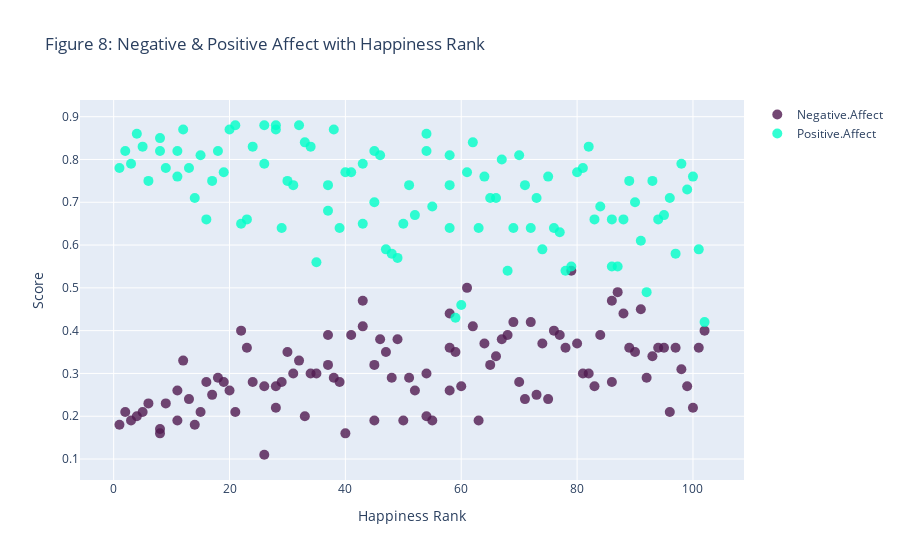

The notebook cell this image was saved under:
### Code cell
# prepare data frames
df2015 = df[df.Year == 2015]
df2016 = df[df.Year == 2016]
df2017 = df[df.Year == 2017]

# creating trace1
trace1 =go.Scatter(
     x = df2018['Happiness.Rank'],
                    y = df2018['Negative.Affect'],
                    mode = "markers",
                    name = "Negative.Affect",
                    marker = dict(color = 'rgba(80, 26, 80, 0.8)', size = 10),
                    text= df2018['Country'])
# creating trace2
trace2 =go.Scatter(
                    x = df2018['Happiness.Rank'],
                    y = df2018['Positive.Affect'],
                    mode = "markers",
                    name = "Positive.Affect",
                    marker = dict(color = 'rgba(0, 255, 200, 0.8)', size = 10), 
                    text= df2018['Country'])

data = [trace1, trace2]
layout = dict(title = 'Figure 8: Negative & Positive Affect with Happiness Rank',
              xaxis= dict(title= 'Happiness Rank',ticklen= 5,zeroline= False),
              yaxis= dict(title= 'Score',ticklen= 5,zeroline= False)
             )
             
fig = go.Figure(data = data, layout = layout)
fig.show()
fig.write_html('f8.html')

### Figure 1 — Plotly figure (JSON) as saved in the notebook; plotly's stock layout.template omitted (floating-point values rounded to 4 significant figures)
{"data": [{"marker": {"color": "rgba(80, 26, 80, 0.8)", "size": 10}, "mode": "markers", "name": "Negative.Affect", "text": ["Finland", "Denmark", "Switzerland", "Netherlands", "Norway", "Austria", "Sweden", "New Zealand", "United Kingdom", "Australia", "Canada", "Costa Rica", "Germany", "Czech Republic", "Ireland", "Israel", "Belgium", "United States", "France", "Guatemala", "Mexico", "Italy", "Spain", "Chile", "Singapore", "Uruguay", "Panama", "El Salvador", "Slovenia", "Brazil", "Romania", "Ecuador", "Thailand", "Colombia", "Serbia", "Portugal", "Bolivia", "Honduras", "Bosnia and Herzegovina", "Mauritius", "Philippines", "Benin", "Nicaragua", "Argentina", "Japan", "Peru", "Montenegro", "Croatia", "Pakistan", "Mongolia", "Dominican Republic", "Greece", "Malaysia", "Indonesia", "Vietnam", "Cameroon", "Nigeria", "Guinea", "Turkey", "Lebanon", "Niger", "Cambodia", "Bulgaria", "Venezuela", "Albania", "Burkina Faso", "Gambia", "Nepal", "Morocco", "South Africa", "Namibia", "Gabon", "Senegal", "Tunisia", "Kenya", "Mozambique", "Jordan", "Bangladesh", "Chad", "Mali", "Myanmar", "Sri Lanka", "Ethiopia", "Uganda", "Mauritania", "Sierra Leone", "Iran", "Liberia", "Madagascar", "Zambia", "Togo", "Egypt", "Comoros", "India", "Burundi", "Zimbabwe", "Haiti", "Rwanda", "Botswana", "Tanzania", "Malawi", "Afghanistan"], "type": "scatter", "x": [1, 2, 3, 4, 5, 6, 8, 8, 9, 11, 11, 12, 13, 14, 15, 16, 17, 18, 19, 20, 21, 22, 23, 24, 26, 26, 28, 28, 29, 30, 31, 32, 33, 34, 35, 37, 37, 38, 39, 40, 41, 43, 43, 45, 45, 46, 47, 48, 49, 50, 51, 52, 54, 54, 55, 58, 58, 58, 59, 60, 61, 62, 63, 64, 65, 66, 67, 68, 69, 70, 71, 72, 73, 74, 75, 76, 77, 78, 79, 80, 81, 82, 83, 84, 86, 86, 87, 88, 89, 90, 91, 92, 93, 94, 95, 96, 97, 98, 99, 100, 101, 102], "y": [0.18, 0.21, 0.19, 0.2, 0.21, 0.23, 0.16, 0.17, 0.23, 0.19, 0.26, 0.33, 0.24, 0.18, 0.21, 0.28, 0.25, 0.29, 0.28, 0.26, 0.21, 0.4, 0.36, 0.28, 0.11, 0.27, 0.22, 0.27, 0.28, 0.35, 0.3, 0.33, 0.2, 0.3, 0.3, 0.32, 0.39, 0.29, 0.28, 0.16, 0.39, 0.47, 0.41, 0.32, 0.19, 0.38, 0.35, 0.29, 0.38, 0.19, 0.29, 0.26, 0.2, 0.3, 0.19, 0.36, 0.26, 0.44, 0.35, 0.27, 0.5, 0.41, 0.19, 0.37, 0.32, 0.34, 0.38, 0.39, 0.42, 0.28, 0.24, 0.42, 0.25, 0.37, 0.24, 0.4, 0.39, 0.36, 0.54, 0.37, 0.3, 0.3, 0.27, 0.39, 0.28, 0.47, 0.49, 0.44, 0.36, 0.35, 0.45, 0.29, 0.34, 0.36, 0.36, 0.21, 0.36, 0.31, 0.27, 0.22, 0.36, 0.4]}, {"marker": {"color": "rgba(0, 255, 200, 0.8)", "size": 10}, "mode": "markers", "name": "Positive.Affect", "text": ["Finland", "Denmark", "Switzerland", "Netherlands", "Norway", "Austria", "Sweden", "New Zealand", "United Kingdom", "Australia", "Canada", "Costa Rica", "Germany", "Czech Republic", "Ireland", "Israel", "Belgium", "United States", "France", "Guatemala", "Mexico", "Italy", "Spain", "Chile", "Singapore", "Uruguay", "Panama", "El Salvador", "Slovenia", "Brazil", "Romania", "Ecuador", "Thailand", "Colombia", "Serbia", "Portugal", "Bolivia", "Honduras", "Bosnia and Herzegovina", "Mauritius", "Philippines", "Benin", "Nicaragua", "Argentina", "Japan", "Peru", "Montenegro", "Croatia", "Pakistan", "Mongolia", "Dominican Republic", "Greece", "Malaysia", "Indonesia", "Vietnam", "Cameroon", "Nigeria", "Guinea", "Turkey", "Lebanon", "Niger", "Cambodia", "Bulgaria", "Venezuela", "Albania", "Burkina Faso", "Gambia", "Nepal", "Morocco", "South Africa", "Namibia", "Gabon", "Senegal", "Tunisia", "Kenya", "Mozambique", "Jordan", "Bangladesh", "Chad", "Mali", "Myanmar", "Sri Lanka", "Ethiopia", "Uganda", "Mauritania", "Sierra Leone", "Iran", "Liberia", "Madagascar", "Zambia", "Togo", "Egypt", "Comoros", "India", "Burundi", "Zimbabwe", "Haiti", "Rwanda", "Botswana", "Tanzania", "Malawi", "Afghanistan"], "type": "scatter", "x": [1, 2, 3, 4, 5, 6, 8, 8, 9, 11, 11, 12, 13, 14, 15, 16, 17, 18, 19, 20, 21, 22, 23, 24, 26, 26, 28, 28, 29, 30, 31, 32, 33, 34, 35, 37, 37, 38, 39, 40, 41, 43, 43, 45, 45, 46, 47, 48, 49, 50, 51, 52, 54, 54, 55, 58, 58, 58, 59, 60, 61, 62, 63, 64, 65, 66, 67, 68, 69, 70, 71, 72, 73, 74, 75, 76, 77, 78, 79, 80, 81, 82, 83, 84, 86, 86, 87, 88, 89, 90, 91, 92, 93, 94, 95, 96, 97, 98, 99, 100, 101, 102], "y": [0.78, 0.82, 0.79, 0.86, 0.83, 0.75, 0.82, 0.85, 0.78, 0.76, 0.82, 0.87, 0.78, 0.71, 0.81, 0.66, 0.75, 0.82, 0.77, 0.87, 0.88, 0.65, 0.66, 0.83, 0.79, 0.88, 0.88, 0.87, 0.64, 0.75, 0.74, 0.88, 0.84, 0.83, 0.56, 0.68, 0.74, 0.87, 0.64, 0.77, 0.77, 0.65, 0.79, 0.82, 0.7, 0.81, 0.59, 0.58, 0.57, 0.65, 0.74, 0.67, 0.82, 0.86, 0.69, 0.64, 0.81, 0.74, 0.43, 0.46, 0.77, 0.84, 0.64, 0.76, 0.71, 0.71, 0.8, 0.54, 0.64, 0.81, 0.74, 0.64, 0.71, 0.59, 0.76, 0.64, 0.63, 0.54, 0.55, 0.77, 0.78, 0.83, 0.66, 0.69, 0.66, 0.55, 0.55, 0.66, 0.75, 0.7, 0.61, 0.49, 0.75, 0.66, 0.67, 0.71, 0.58, 0.79, 0.73, 0.76, 0.59, 0.42]}], "layout": {"title": {"text": "Figure 8: Negative & Positive Affect with Happiness Rank"}, "xaxis": {"ticklen": 5, "title": {"text": "Happiness Rank"}, "zeroline": false}, "yaxis": {"ticklen": 5, "title": {"text": "Score"}, "zeroline": false}}}
